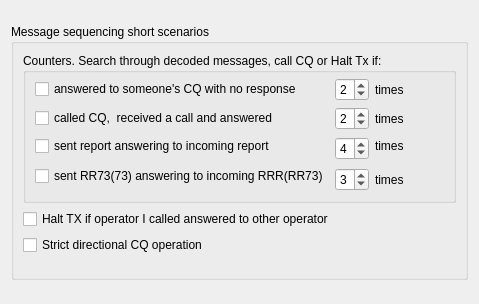
     <widget class="QWidget" name="sequencing_tab">
      <attribute name="title">
       <string>Sequencing</string>
      </attribute>
      <layout class="QGridLayout" name="gridLayout_41">
       <item row="0" column="0">
        <layout class="QVBoxLayout" name="verticalLayout_18">
         <item>
          <spacer name="verticalSpacer_15">
           <property name="orientation">
            <enum>Qt::Vertical</enum>
           </property>
           <property name="sizeType">
            <enum>QSizePolicy::Preferred</enum>
           </property>
           <property name="sizeHint" stdset="0">
            <size>
             <width>13</width>
             <height>13</height>
            </size>
           </property>
          </spacer>
         </item>
         <item>
          <widget class="QGroupBox" name="groupBox_9">
           <property name="title">
            <string>Message sequencing short scenarios</string>
           </property>
           <layout class="QGridLayout" name="gridLayout_40">
            <item row="0" column="0">
             <layout class="QVBoxLayout" name="verticalLayout_15">
              <item>
               <widget class="QGroupBox" name="groupBox_11">
                <property name="toolTip">
                 <string>&lt;html&gt;&lt;head/&gt;&lt;body&gt;&lt;p&gt;AutoSeq 1..3: call CQ when counter is reached. AutoSeq 6/7: search through decoded messages for any valid 'CQ' or '73' message, call CQ if there no such messages found. Halt Tx if Single Shot QSO option is enabled in AutoSeq tab.&lt;/p&gt;&lt;/body&gt;&lt;/html&gt;</string>
                </property>
                <property name="title">
                 <string>Counters. Search through decoded messages, call CQ or Halt Tx if:</string>
                </property>
                <layout class="QGridLayout" name="gridLayout_36">
                 <property name="topMargin">
                  <number>5</number>
                 </property>
                 <item row="0" column="0">
                  <layout class="QHBoxLayout" name="horizontalLayout_37">
                   <item>
                    <layout class="QGridLayout" name="gridLayout_34">
                     <item row="0" column="1">
                      <widget class="QSpinBox" name="sbAnswerCQCounter">
                       <property name="enabled">
                        <bool>true</bool>
                       </property>
                       <property name="minimum">
                        <number>1</number>
                       </property>
                       <property name="maximum">
                        <number>5</number>
                       </property>
                       <property name="value">
                        <number>2</number>
                       </property>
                      </widget>
                     </item>
                     <item row="0" column="2">
                      <widget class="QLabel" name="label_23">
                       <property name="enabled">
                        <bool>true</bool>
                       </property>
                       <property name="text">
                        <string>times</string>
                       </property>
                      </widget>
                     </item>
                     <item row="1" column="0">
                      <widget class="QCheckBox" name="answerInCallCount_checkBox">
                       <property name="enabled">
                        <bool>true</bool>
                       </property>
                       <property name="toolTip">
                        <string/>
                       </property>
                       <property name="text">
                        <string>called CQ,  received a call and answered</string>
                       </property>
                      </widget>
                     </item>
                     <item row="1" column="1">
                      <widget class="QSpinBox" name="sbAnswerInCallCounter">
                       <property name="enabled">
                        <bool>true</bool>
                       </property>
                       <property name="minimum">
                        <number>1</number>
                       </property>
                       <property name="maximum">
                        <number>5</number>
                       </property>
                       <property name="value">
                        <number>2</number>
                       </property>
                      </widget>
                     </item>
                     <item row="1" column="2">
                      <widget class="QLabel" name="label_26">
                       <property name="enabled">
                        <bool>true</bool>
                       </property>
                       <property name="text">
                        <string>times</string>
                       </property>
                      </widget>
                     </item>
                     <item row="2" column="1" rowspan="2">
                      <widget class="QSpinBox" name="sbSentRReportCounter">
                       <property name="enabled">
                        <bool>true</bool>
                       </property>
                       <property name="minimum">
                        <number>1</number>
                       </property>
                       <property name="maximum">
                        <number>5</number>
                       </property>
                       <property name="value">
                        <number>4</number>
                       </property>
                      </widget>
                     </item>
                     <item row="2" column="2">
                      <widget class="QLabel" name="label_27">
                       <property name="enabled">
                        <bool>true</bool>
                       </property>
                       <property name="text">
                        <string>times</string>
                       </property>
                      </widget>
                     </item>
                     <item row="3" column="0" rowspan="2">
                      <widget class="QCheckBox" name="sentRR7373Count_checkBox">
                       <property name="enabled">
                        <bool>true</bool>
                       </property>
                       <property name="text">
                        <string>sent RR73(73) answering to incoming RRR(RR73)</string>
                       </property>
                      </widget>
                     </item>
                     <item row="4" column="1">
                      <widget class="QSpinBox" name="sbSentRR7373Counter">
                       <property name="enabled">
                        <bool>true</bool>
                       </property>
                       <property name="minimum">
                        <number>1</number>
                       </property>
                       <property name="maximum">
                        <number>5</number>
                       </property>
                       <property name="value">
                        <number>3</number>
                       </property>
                      </widget>
                     </item>
                     <item row="4" column="2">
                      <widget class="QLabel" name="label_28">
                       <property name="enabled">
                        <bool>true</bool>
                       </property>
                       <property name="text">
                        <string>times</string>
                       </property>
                      </widget>
                     </item>
                     <item row="0" column="0">
                      <widget class="QCheckBox" name="answerCQCount_checkBox">
                       <property name="enabled">
                        <bool>true</bool>
                       </property>
                       <property name="toolTip">
                        <string/>
                       </property>
                       <property name="text">
                        <string>answered to someone's CQ with no response</string>
                       </property>
                      </widget>
                     </item>
                     <item row="2" column="0">
                      <widget class="QCheckBox" name="sentRReportCount_checkBox">
                       <property name="enabled">
                        <bool>true</bool>
                       </property>
                       <property name="toolTip">
                        <string/>
                       </property>
                       <property name="text">
                        <string>sent report answering to incoming report</string>
                       </property>
                      </widget>
                     </item>
                    </layout>
                   </item>
                   <item>
                    <spacer name="horizontalSpacer_30">
                     <property name="orientation">
                      <enum>Qt::Horizontal</enum>
                     </property>
                     <property name="sizeHint" stdset="0">
                      <size>
                       <width>40</width>
                       <height>20</height>
                      </size>
                     </property>
                    </spacer>
                   </item>
                  </layout>
                 </item>
                </layout>
               </widget>
              </item>
              <item>
               <layout class="QHBoxLayout" name="horizontalLayout_27">
                <item>
                 <layout class="QGridLayout" name="gridLayout_33">
                  <item row="4" column="0">
                   <widget class="QCheckBox" name="haltTxReplyOther_checkBox">
                    <property name="enabled">
                     <bool>true</bool>
                    </property>
                    <property name="toolTip">
                     <string>&lt;html&gt;&lt;head/&gt;&lt;body&gt;&lt;p&gt;This option is being used for non-overlapping spectra scenario. Tx will be halted if spectra have common frequencies with no respect to this setting.&lt;/p&gt;&lt;/body&gt;&lt;/html&gt;</string>
                    </property>
                    <property name="text">
                     <string>Halt TX if operator I called answered to other operator</string>
                    </property>
                   </widget>
                  </item>
                  <item row="5" column="0">
                   <widget class="QCheckBox" name="strictDirCQ_checkBox">
                    <property name="toolTip">
                     <string>&lt;html&gt;&lt;head/&gt;&lt;body&gt;&lt;p&gt;By default autoselection ignoring received/transmitted direction of CQ if there is a valid 'new DXCC' message decoded, either incoming call or selection from decoded CQ/73 messages. This option eliminates 'new DXCC' exception in autoselection for directional CQ processing.&lt;/p&gt;&lt;/body&gt;&lt;/html&gt;</string>
                    </property>
                    <property name="text">
                     <string>Strict directional CQ operation</string>
                    </property>
                   </widget>
                  </item>
                 </layout>
                </item>
                <item>
                 <spacer name="horizontalSpacer_17">
                  <property name="orientation">
                   <enum>Qt::Horizontal</enum>
                  </property>
                  <property name="sizeHint" stdset="0">
                   <size>
                    <width>13</width>
                    <height>20</height>
                   </size>
                  </property>
                 </spacer>
                </item>
               </layout>
              </item>
              <item>
               <spacer name="verticalSpacer_18">
                <property name="orientation">
                 <enum>Qt::Vertical</enum>
                </property>
                <property name="sizeHint" stdset="0">
                 <size>
                  <width>13</width>
                  <height>13</height>
                 </size>
                </property>
               </spacer>
              </item>
             </layout>
            </item>
           </layout>
          </widget>
         </item>
         <item>
          <spacer name="verticalSpacer_11">
           <property name="orientation">
            <enum>Qt::Vertical</enum>
           </property>
           <property name="sizeHint" stdset="0">
            <size>
             <width>13</width>
             <height>13</height>
            </size>
           </property>
          </spacer>
         </item>
        </layout>
       </item>
      </layout>
     </widget>
